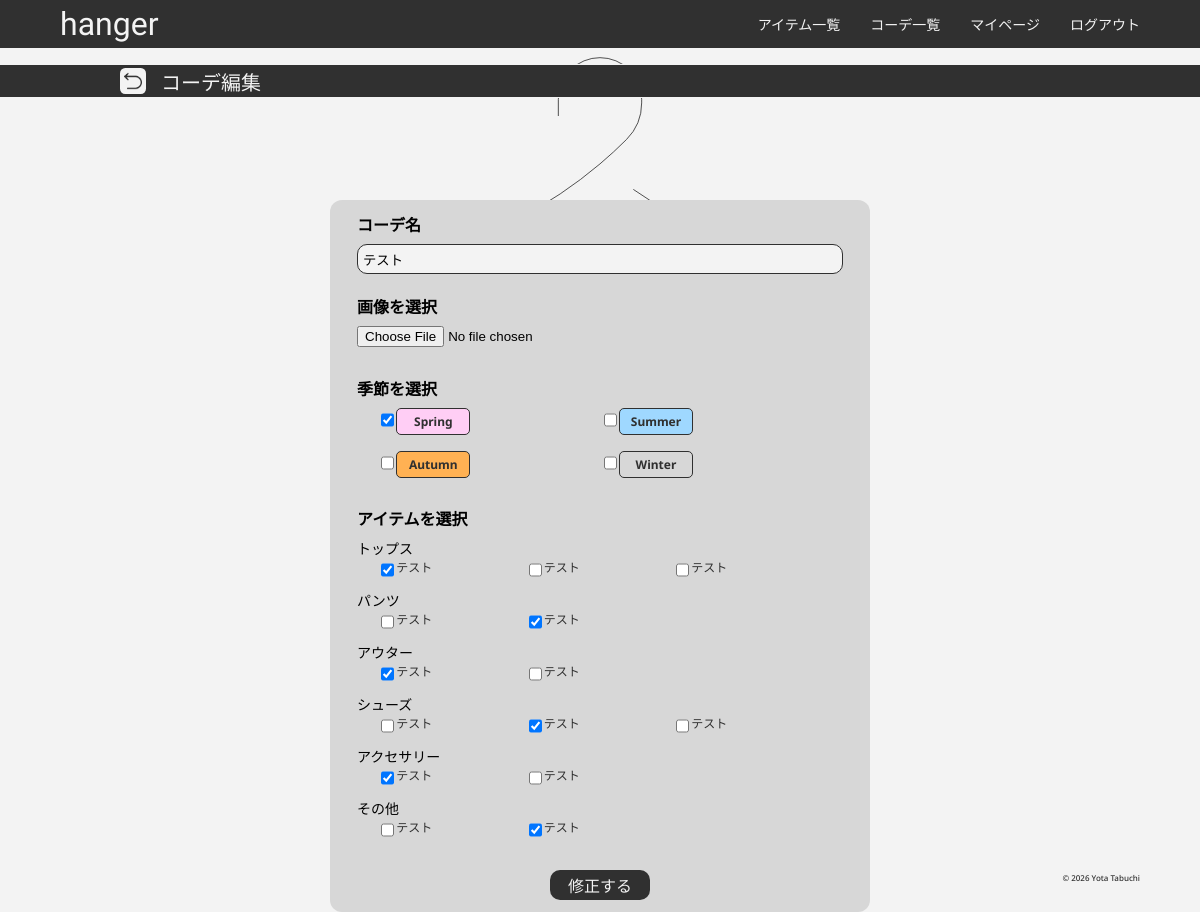
The app's page /outfit/11/update/ (signed in) with its own data.
### hanger/models.py (models this page shows, shortened)
class Outfit(models.Model):  #コーデ
    name = models.CharField(max_length=100)
    thumbnail = models.ImageField(null=True, blank=True)
    seasons = models.ManyToManyField(Season)
    items = models.ManyToManyField(Item, blank=True)
    user = models.ForeignKey('auth.user', on_delete=models.CASCADE)

class Season(models.Model):    #季節
    name = models.CharField(max_length=100)
    def __str__(self):
        return self.name

class Item(models.Model):   #アイテム
    name = models.CharField(max_length=100)
    brand = models.CharField(max_length=100, null=True)
    thumbnail = models.ImageField(null=True, blank=True)
    category = models.CharField(
        max_length=100,
        choices = CATEGORY
    )
    user = models.ForeignKey('auth.user', on_delete=models.CASCADE)
    def __str__(self):
        return self.name

### hanger/views.py (the view, shortened to what this page needs)
# urls.py: path('outfit/<int:pk>/update/', views.UpdateOutfitView.as_view(), name='update-outfit'),
class UpdateOutfitView(LoginRequiredMixin, UpdateView):    #コーデ編集
    template_name = 'hanger/outfit_update.html'
    model = Outfit
    form_class = OutfitForm
    def get_form_kwargs(self):
        kwargs = super().get_form_kwargs()
        kwargs['user'] = self.request.user
        return kwargs
    def get_context_data(self, **kwargs):
        ctx = super().get_context_data(**kwargs)
        ctx["item"] = Item.objects.filter(user=self.request.user)
        return ctx

### hanger/templates/hanger/outfit_update.html (shortened to what this page needs)
{% extends 'header_and_back.html' %}
{% load static %}
{% block nav %}
<nav>
    <ul>
        <li><a href="{% url 'list-item' %}" class="color-light">アイテム一覧</a></li>
        <li><a href="{% url 'list-outfit' %}" class="color-light">コーデ一覧</a></li>
        <li><a href="" class="color-light">マイページ</a></li>
        <li><a href="{% url 'accounts:logout' %}" class="color-light">ログアウト</a></li>
    </ul>
</nav>
{% endblock %}
{% block page-title %}
<div class="detail-create-title-bar-items">
    <a class="return-search-box" href="{% url 'detail-outfit' object.pk %}">
        <img class="return-search-img" src="{% static 'hanger/img/icon-park-outline--return.png' %}">
    </a>
    <h2 class="page-title">コーデ編集</h2>
</div>
{% endblock %}
{% block content_child %}
<div class="item-detail-content">
    <div class="item-detail-items background-grey">
        <form method="post" enctype="multipart/form-data">
            <div class="form-items">
                <h3>コーデ名</h3>
                <input name="name" class="border-dark background-light" value="{{ object.name }}">
            </div>
            <div class="form-items">
                <h3>画像を選択</h3>
                <input type="file" name="thumbnail" id="form-file">
            </div>
            <div class="form-items">
                <h3>季節を選択</h3>
                <div class="checkbox-season-content">
                    {% for checkbox in form.seasons %}
                    <div class="checkbox-items">
                        {{ checkbox.tag }}
                        {% if checkbox.choice_label == 'Spring' %}
                        <div class="background-spring create-season-title-box border-dark bw-1">
                            <label for="{{ checkbox.id_for_label }}" class="create-season-name color-dark">
                                {{ checkbox.choice_label }}
                            </label>
                        </div>
                        {% elif checkbox.choice_label == 'Summer' %}
                        <div class="background-summer create-season-title-box border-dark bw-1">
                            <label for="{{ checkbox.id_for_label }}" class="create-season-name color-dark">
                                {{ checkbox.choice_label }}
                            </label>
                        </div>
                        {% elif checkbox.choice_label == 'Autumn' %}
                        <div class="background-autumn create-season-title-box border-dark bw-1">
                            <label for="{{ checkbox.id_for_label }}" class="create-season-name color-dark">
                                {{ checkbox.choice_label }}
                            </label>
                        </div>
                        {% elif checkbox.choice_label == 'Winter' %}
                        <div class="background-winter create-season-title-box border-dark bw-1">
                            <label for="{{ checkbox.id_for_label }}" class="create-season-name color-dark">
                                {{ checkbox.choice_label }}
                            </label>
                        </div>
                        {% endif %}
                    </div>
                    {% endfor %}
                </div>
            </div>
            <div class="form-items">
                <h3>アイテムを選択</h3>
                {% for category, options, index in form.item_groups %}
                    <h4>{{ category }}</h4>
                    <div class="checkbox-item-content">
                        {% for option in options %}
                            <div class="checkbox-items">
                                {% include "django/forms/widgets/input.html" with widget=option %}
                                <label for="{{ option.attrs.id }}" class="checkbox-item-name color-dark">
                                    {{ option.label }}
                                </label>
                            </div>
                        {% endfor %}
                    </div>
                {% endfor %}
            </div>
            <button type="submit" class="form-button background-dark color-light">修正する</button>
        </form>
    </div>
</div>
{% endblock %}

### hanger/static/hanger/css/style.css (style rules this page uses)
* { margin: 0; padding: 0; }
.background-dark { background-color: #303030; }
.background-light { background-color: #f3f3f3; }
.background-grey { background-color: #D7D7D7; }
.background-spring { background-color: #ffcef5; }
.background-summer { background-color: #9FD8FF; }
.background-autumn { background-color: #FFB153; }
.background-winter { background-color: #D7D7D7; }
.color-dark { color: #303030; }
.color-light { color: #f3f3f3; }
.border-dark { border: solid; border-color: #303030; }
.bw-1 { border-width: 1px; }
nav { display: none; }
.page-title { color: #f3f3f3; font-family: "Zen Kaku Gothic New", sans-serif; font-weight: 500; font-style: normal; font-size: 20px; }
.detail-create-title-bar-items { width: 90%; height: 100%; margin: 0 auto; display: flex; gap: 5%; align-items: center; }
.return-search-box { width: 26px; height: 26px; border-radius: 20%; background-color: #f3f3f3; display: flex; justify-content: center; align-items: center; }
.return-search-img { width: 22px; aspect-ratio: 1; object-fit: cover; }
.item-detail-content { margin: 0 auto; width: 90%; padding-top: 160px }
.item-detail-items { width: 100%; padding: 12px 0 12px 0; font-family: "Zen Kaku Gothic New", sans-serif; border-radius: 12px; display: flex; flex-direction: column; justify-content: center; text-align: center; }
#form-file { padding: 0; border-radius: 0; height: 30px; }
.form-button { width: 100px; height: 30px; border-style: none; font-family: "Zen Kaku Gothic New", sans-serif; font-size: 16px; border-radius: 10px; font-weight: 500; }
.checkbox-season-content { display: grid; grid-template-columns: repeat(2, 1fr); width: 90%; margin: 0 auto; gap: 8px; }
.checkbox-items { width: 100%; display: flex; gap: 2px; padding-bottom: 8px; }
.create-season-title-box { width: 72px; height: 25px; border-radius: 5px; display: flex; justify-content: center; align-items: center; }
.create-season-name { font-size: 12px; font-weight: 700; text-align: center; font-family: "Noto Sans", sans-serif; font-weight: 700; }
.checkbox-item-content { display: grid; grid-template-columns: repeat(3, 1fr); width: 90%; margin: 0 auto; gap: 5px; }
.checkbox-item-name { font-family: "Zen Kaku Gothic New", sans-serif; font-weight: 400; font-size: 12px; }
@media screen and (min-width: 960px) { nav { display: block; } }
@media screen and (min-width: 960px) { ul { display: flex; justify-content: space-between; align-items: center; list-style: none; font-size: 14px; gap: 30px; font-family: "Zen Kaku Gothic New", sans-serif; font-weight: 500; } }
@media screen and (min-width: 960px) { .detail-create-title-bar-items { gap: 15px; width: 80%; } }
@media screen and (min-width: 960px) { .item-detail-content { width: 540px; transform: translate(0, 40px); } }

### records on screen
Outfit: name "テスト"
Season: choice_label "Spring"
Season: choice_label "Summer"
Season: choice_label "Autumn"
Season: choice_label "Winter"
Item: item_groups "トップス", label "テスト"
Item: label "テスト"
Item: label "テスト"
Item: item_groups "パンツ", label "テスト"
Item: label "テスト"
Item: item_groups "アウター", label "テスト"
Item: label "テスト"
Item: item_groups "シューズ", label "テスト"
Item: label "テスト"
Item: label "テスト"
Item: item_groups "アクセサリー", label "テスト"
Item: label "テスト"
Item: item_groups "その他", label "テスト"
Item: label "テスト"
